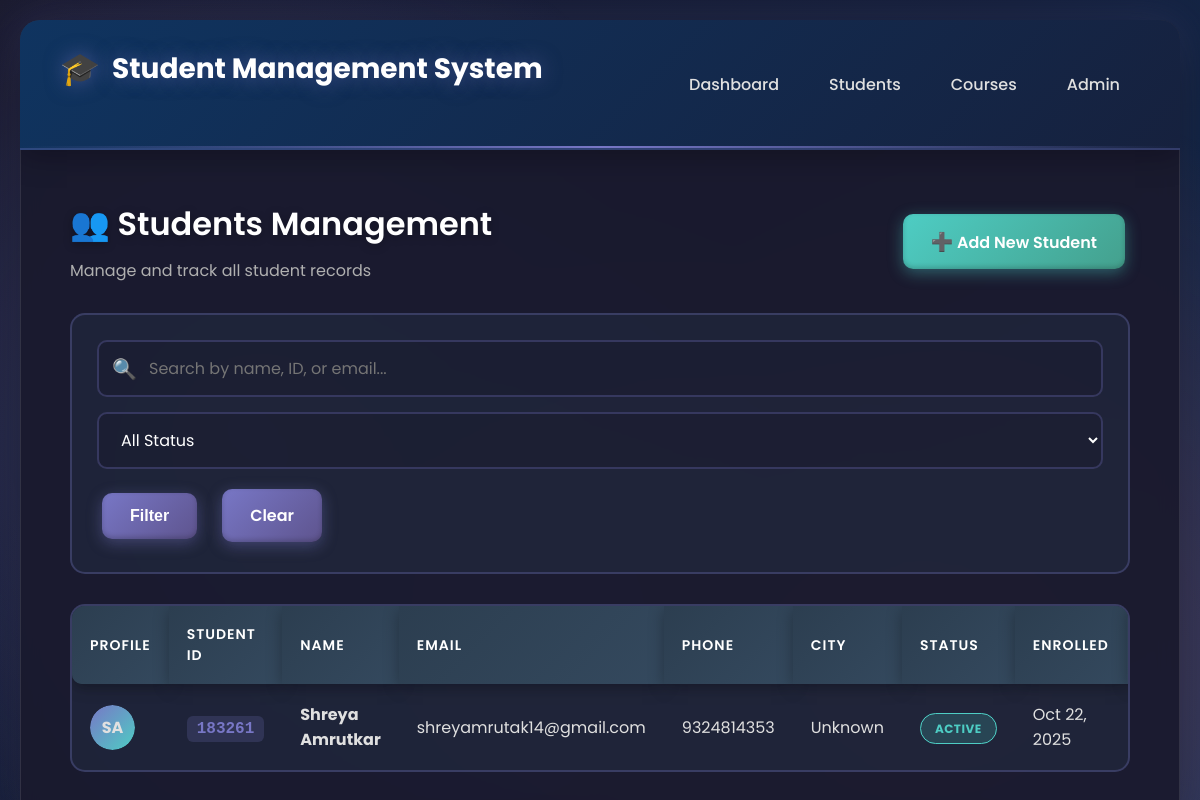
The page /students/ on the database its author committed.
### core/models.py (models this page shows, shortened)
class Student(models.Model):
    GENDER_CHOICES = [
        ('M', 'Male'),
        ('F', 'Female'),
        ('O', 'Other'),
    ]
    STATUS_CHOICES = [
        ('Active', 'Active'),
        ('Inactive', 'Inactive'),
        ('Graduated', 'Graduated'),
        ('Suspended', 'Suspended'),
    ]
    user = models.OneToOneField(User, on_delete=models.CASCADE, null=True, blank=True)
    first_name = models.CharField(max_length=100)
    last_name = models.CharField(max_length=100)
    email = models.EmailField(unique=True)
    phone = models.CharField(max_length=15)
    date_of_birth = models.DateField()
    gender = models.CharField(max_length=1, choices=GENDER_CHOICES)
    address = models.TextField()
    city = models.CharField(max_length=100, default='Unknown')
    state = models.CharField(max_length=100, default='Unknown')
    postal_code = models.CharField(max_length=10, default='000000')
    country = models.CharField(max_length=100, default='India')
    enrollment_date = models.DateField(auto_now_add=True)
    student_id = models.CharField(max_length=20, unique=True)
    status = models.CharField(max_length=20, choices=STATUS_CHOICES, default='Active')
    profile_image = models.ImageField(upload_to='students/', null=True, blank=True)
    parent_name = models.CharField(max_length=200, blank=True)
    parent_phone = models.CharField(max_length=15, blank=True)
    emergency_contact = models.CharField(max_length=15, blank=True)
    blood_group = models.CharField(max_length=5, blank=True)
    class Meta:
        ordering = ['-enrollment_date']
    @property
    def full_name(self):
        return f"{self.first_name} {self.last_name}"

### core/views.py (the view, shortened to what this page needs)
# urls.py: path('students/', views.student_list, name='student_list'),
def student_list(request):
    query = request.GET.get('q', '')
    status_filter = request.GET.get('status', '')
    students = Student.objects.all()
    if status_filter:
        students = students.filter(status=status_filter)
    students = students.order_by('-enrollment_date')
    context = {
        'students': students,
        'query': query,
        'status_filter': status_filter,
    }
    return render(request, 'student_list.html', context)

### core/templates/student_list.html (shortened to what this page needs)
{% extends 'base.html' %}
{% block content %}
<div class="page-header">
    <div>
        <h1>👥 Students Management</h1>
        <p style="color: #b0b0b0; margin-top: 10px;">Manage and track all student records</p>
    </div>
    <a href="{% url 'student_create' %}" class="btn btn-success">
        <span style="font-size: 18px;">➕</span> Add New Student
    </a>
</div>
<div class="filter-section">
    <form method="get" class="filter-form">
        <div class="search-box">
            <span class="search-icon">🔍</span>
            <input
                type="text"
                name="q"
                placeholder="Search by name, ID, or email..."
                value="{{ query }}"
                class="search-input"
            >
        </div>
        <select name="status" class="filter-select">
            <option value="">All Status</option>
        </select>
        <button type="submit" class="btn btn-primary">Filter</button>
        <a href="{% url 'student_list' %}" class="btn">Clear</a>
    </form>
</div>
<div class="table-container">
    <table>
        <thead>
            <tr>
                <th>Profile</th>
                <th>Student ID</th>
                <th>Name</th>
                <th>Email</th>
                <th>Phone</th>
                <th>City</th>
                <th>Status</th>
                <th>Enrolled</th>
                <th>Actions</th>
            </tr>
        </thead>
        <tbody>
            {% for student in students %}
            <tr>
                <td>
                    <div class="student-avatar">
                        {% if student.profile_image %}
                            <img src="{{ student.profile_image.url }}" alt="{{ student.full_name }}">
                        {% else %}
                            <div class="avatar-placeholder-small">{{ student.first_name.0 }}{{ student.last_name.0 }}</div>
                        {% endif %}
                    </div>
                </td>
                <td><span class="student-id">{{ student.student_id }}</span></td>
                <td><strong>{{ student.full_name }}</strong></td>
                <td>{{ student.email }}</td>
                <td>{{ student.phone }}</td>
                <td>{{ student.city }}</td>
                <td>
                    <span class="status-badge status-{{ student.status|lower }}">
                        {{ student.status }}
                    </span>
                </td>
                <td>{{ student.enrollment_date|date:"M d, Y" }}</td>
                <td>
                </td>
            </tr>
            {% endfor %}
        </tbody>
    </table>
</div>
{% endblock %}

### core/templates/base.html (style rules this page uses)
* { margin: 0; padding: 0; box-sizing: border-box; }
body { font-family: 'Poppins', sans-serif; background: linear-gradient(135deg, #1a1a2e 0%, #16213e 50%, #0f3460 100%); min-height: 100vh; padding: 20px; position: relative; overflow-x: hidden; }
body::before { content: ''; position: fixed; width: 100%; height: 100%; top: 0; left: 0; background-image: radial-gradient(circle at 20% 50%, rgba(120, 119, 198, 0.3) 0%, transparent 50%), radial-gradient(circle at 80% 80%, rgba(255, 107, 107, 0.3) 0%, transparent 50%), radial-gradient(circle at 40% 80%, rgba(94, 84, 142, 0.3) 0%, transparent 50%); animation: backgroundShift 15s ease-in-out infinite; z-index: -1; }
h1, h2 { color: #fff; margin-bottom: 30px; font-weight: 600; text-shadow: 0 2px 10px rgba(0, 0, 0, 0.3); }
.btn { display: inline-block; padding: 14px 28px; background: linear-gradient(135deg, #7877c6 0%, #5e548e 100%); color: white; text-decoration: none; border-radius: 10px; border: none; cursor: pointer; font-size: 16px; font-weight: 600; transition: all 0.3s ease; margin: 5px; box-shadow: 0 4px 15px rgba(120, 119, 198, 0.4), inset 0 -2px 5px rgba(0, 0, 0, 0.2); position: relative; overflow: hidden; }
.btn::before { content: ''; position: absolute; top: 50%; left: 50%; width: 0; height: 0; border-radius: 50%; background: rgba(255, 255, 255, 0.2); transform: translate(-50%, -50%); transition: width 0.6s, height 0.6s; }
.btn-success { background: linear-gradient(135deg, #4ecdc4 0%, #44a08d 100%); box-shadow: 0 4px 15px rgba(78, 205, 196, 0.4), inset 0 -2px 5px rgba(0, 0, 0, 0.2); }
table { width: 100%; border-collapse: separate; border-spacing: 0 10px; margin-top: 20px; }
th, td { padding: 18px; text-align: left; }
th { background: linear-gradient(135deg, #2c3e50 0%, #34495e 100%); color: #fff; font-weight: 600; text-transform: uppercase; font-size: 14px; letter-spacing: 1px; border: none; box-shadow: 0 4px 15px rgba(0, 0, 0, 0.3); }
th:first-child { border-radius: 10px 0 0 10px; }
th:last-child { border-radius: 0 10px 10px 0; }
tbody tr { background: rgba(44, 62, 80, 0.3); transition: all 0.3s ease; border-radius: 10px; animation: tableRowFadeIn 0.5s ease-out backwards; }
tbody tr:nth-child(1) { animation-delay: 0.1s; }
tbody td { color: #e0e0e0; border: none; }
tbody td:first-child { border-radius: 10px 0 0 10px; }
tbody td:last-child { border-radius: 0 10px 10px 0; }
input, select, textarea { width: 100%; padding: 14px 18px; background: rgba(44, 62, 80, 0.5); border: 2px solid rgba(120, 119, 198, 0.3); border-radius: 10px; font-size: 16px; color: #fff; transition: all 0.3s ease; font-family: 'Poppins', sans-serif; }

### rows shown on the page
Student: first_name.0 "S", last_name.0 "A", student_id "183261", full_name "Shreya Amrutkar", email "shreyamrutak14@gmail.com", phone "9324814353", city "Unknown", status "ACTIVE", enrollment_date "Oct 22, 2025"
